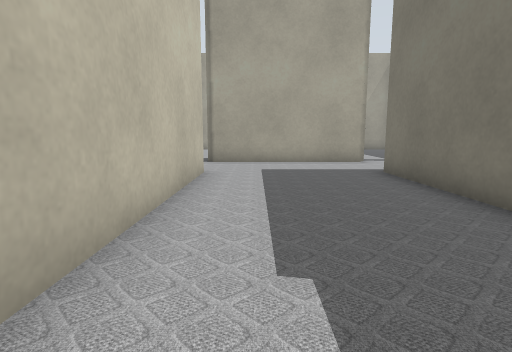
View 1 (above)

24 first-person views from a walk through a Gazebo world. The camera is 0.5 m above the floor, tilts 8° down and sees 80° across. Floor lines are 1 m apart. The floor is counted in squares, 0.5 m on a side. Each view is taken from the middle of a square. On the plan, view 1 faces up. The plan holds only what a view shows up to about 12 squares ahead; the rest is blank. The place goes on beyond the plan.

View 2
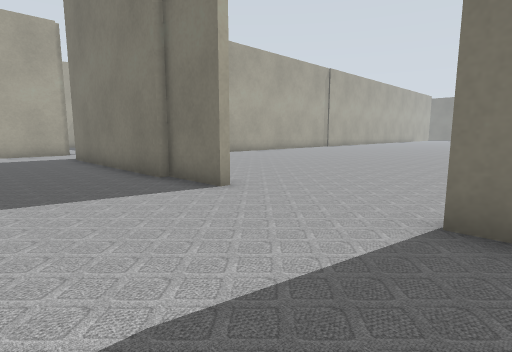

View 3
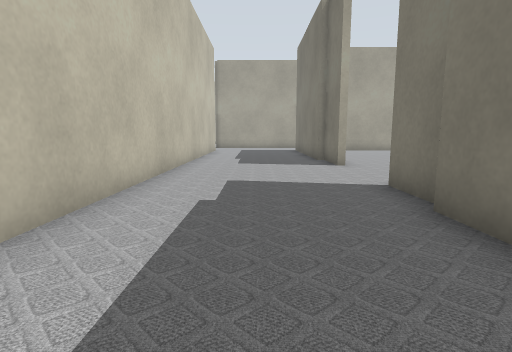

View 4
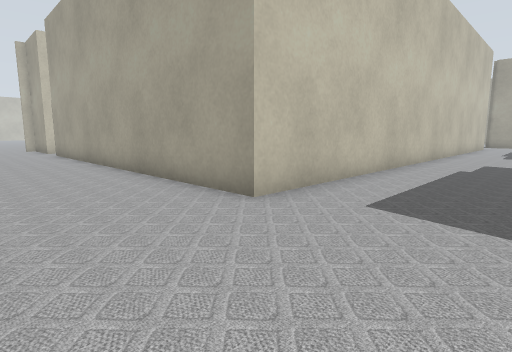

View 5
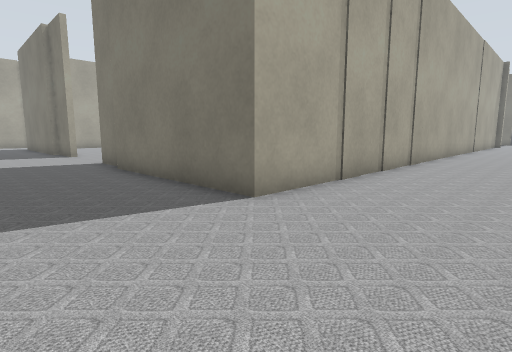

View 6
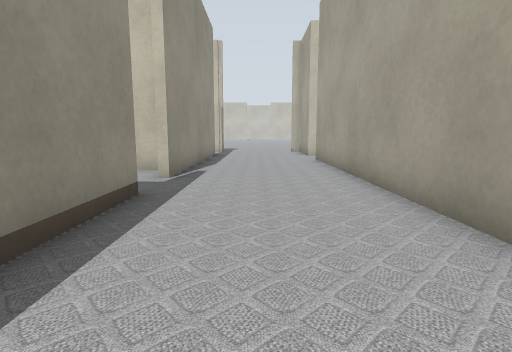

View 7
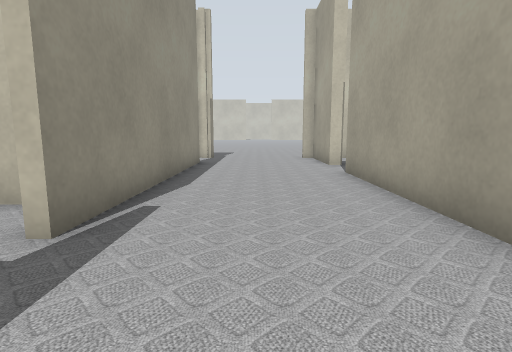

View 8
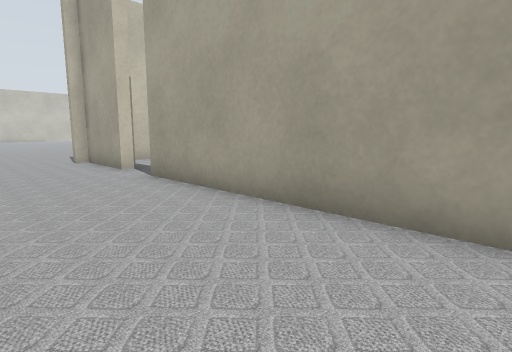

View 9
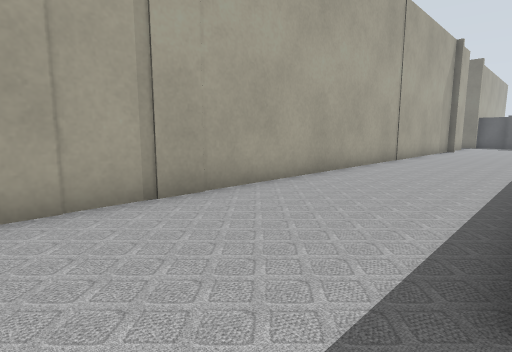

View 10
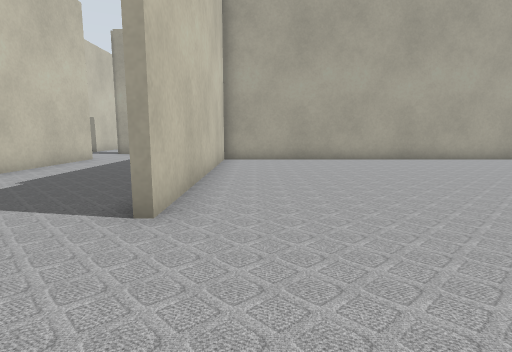

View 11
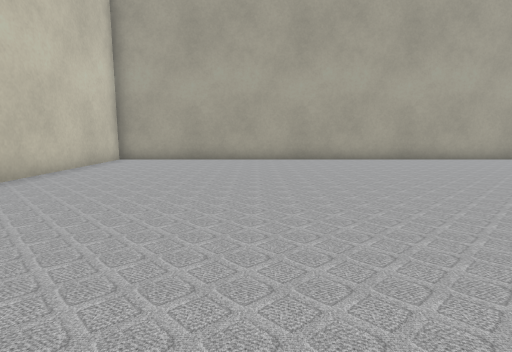

View 12
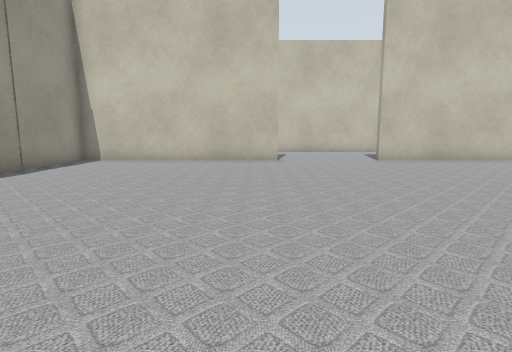

View 13
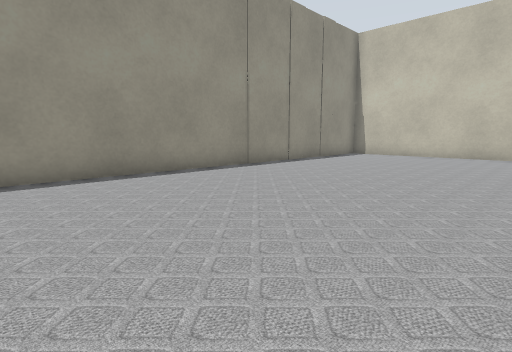

View 14
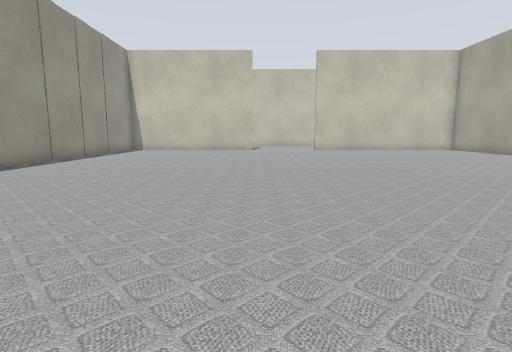

View 15
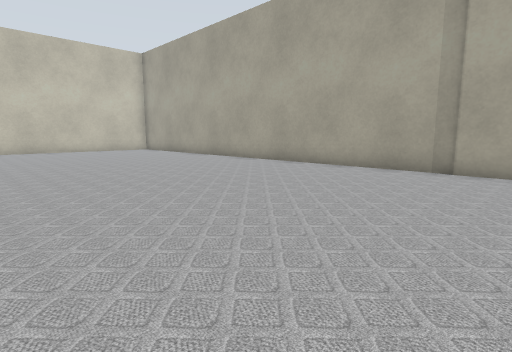

View 16
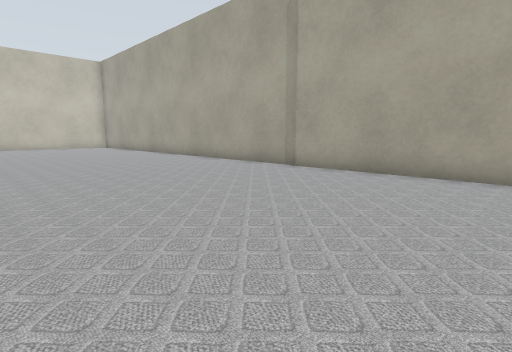

View 17
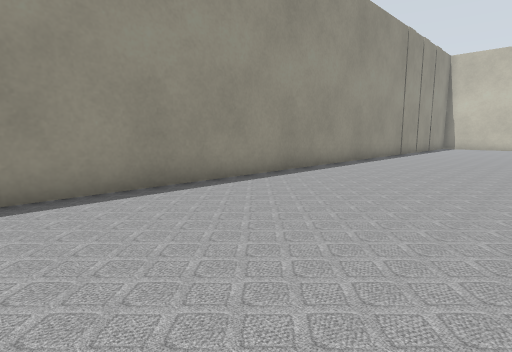

View 18
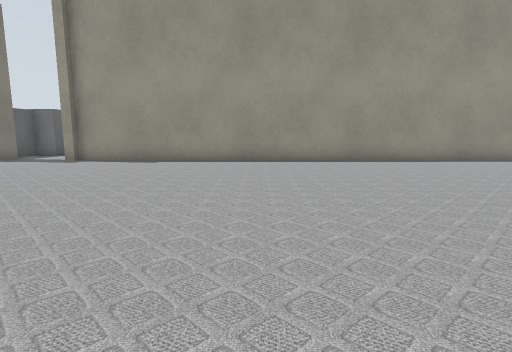

View 19
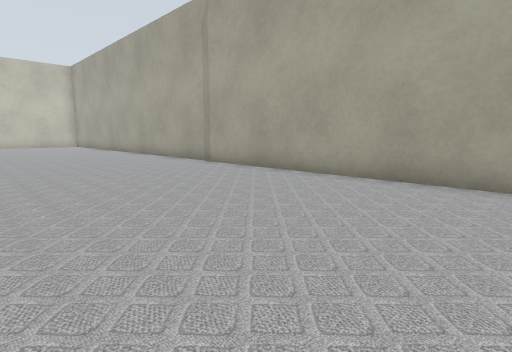

View 20
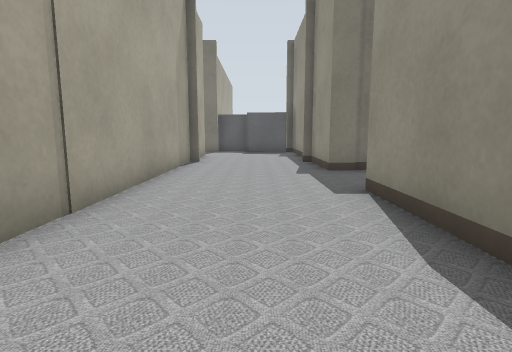

View 21
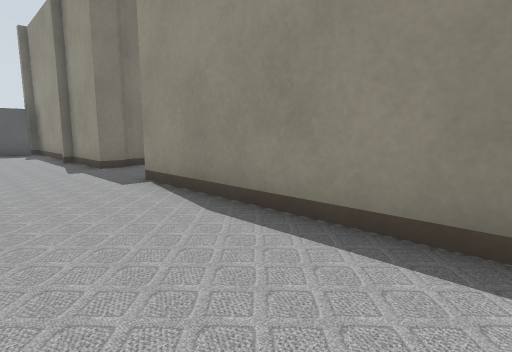

View 22
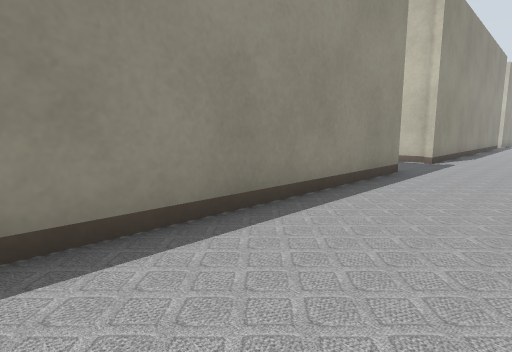

View 23
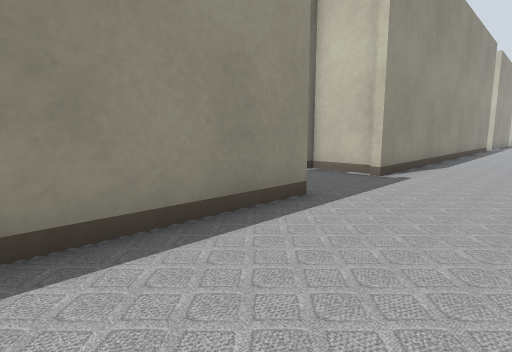

View 24
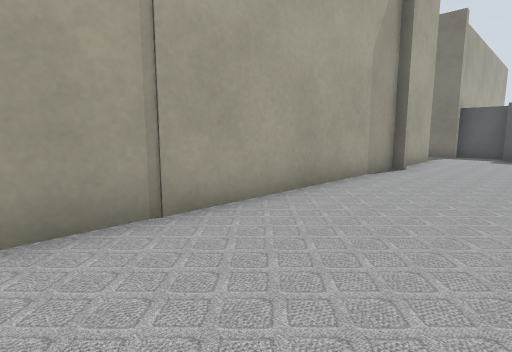

### Floor plan
Points are (right, up) in squares from view 1. A wall is a line through its corners. A room is listed if a view was taken in it or the views show most of it. See-through windows are left out.
Room 1 (views 1, 2, 3, 4, 5, 6, 7, 8, 9, 20, 21, 22, 23, 24)
walls: (3.6, -5.8) (3.6, -4.1); (-0.8, -15.9) (7, -15.9); (3.6, -0.6) (3.6, 1.5); (9.8, -15.9) (21.4, -15.9); (3.3, 1.4) (3.3, 7.9); (-7, -15.9) (-4.1, -15.9); (-1.3, 7.9) (-1.3, -11.7) (-13.9, -11.7); (-15.6, -11.7) (-18.4, -11.7); (2.6, 10.7) (-1.6, 10.7); (-16.6, -15.9) (-8.8, -15.9); (24.1, -16.5) (24.1, -15.9) (29.5, -15.9); (29.5, -11.7) (3.3, -11.7) (3.3, -6.1)
ways out: opening at (4, -2.5) to room 2; opening at (-14.5, -11.5); opening at (3.5, 9.5)
Room 2 (views 10, 11, 12, 13, 14, 15, 16, 17, 18, 19)
walls: (3.8, -4.1) (3.8, -11.3) (29.5, -11.3); (28.5, 7.6) (3.8, 7.6) (3.8, -0.6)
ways out: opening at (4, -2.5) to room 1

Positions as (right, up) in squares from view 1, and headings:
1: (0, 0), facing up
2: (0, -5), facing up-right
3: (1, -10), facing up
4: (2, -15), facing up-left
5: (0, -15), facing up-right
6: (-2, -14), facing left
7: (-6, -14), facing left
8: (-7, -15), facing up-left
9: (8, -16), facing up-right
10: (5, -4), facing up
11: (9, -4), facing up
12: (15, -5), facing left
13: (18, -4), facing down-left
14: (22, -4), facing left
15: (22, -1), facing up-left
16: (26, 0), facing up-left
17: (26, -6), facing down-left
18: (23, 0), facing down
19: (29, 1), facing up-left
20: (16, -14), facing right
21: (15, -13), facing down-right
22: (18, -13), facing down-left
23: (14, -13), facing down-left
24: (18, -15), facing up-right
